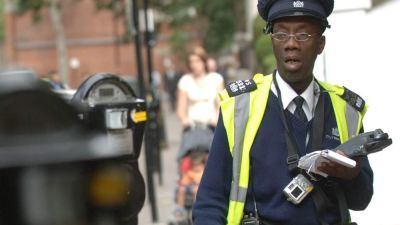
#> input picture test_images/w3.jpeg, 400 x 225 px, found by its file name
$ python detect_person.py
#> lines starting #> are read from the running program, lines starting #| are printed output that depends on the picture; after the words box and inside, x2 and y2 are one past the last pixel; in counts of white or black regions, pixels touching at a corner belong together
### high_vis_recognition/pre_process_image.py
import cv2
import numpy as np

image_input_path = './test_images/high_vis_2.jpg'
image_output_path_base = './high_vis_recognition/pre_processed_images/'

target_width = 512
target_height = 512

gaussian_blur_kernel_3x3 = np.array(([1,2,1],
                                 [2,4,2],
                                 [1,2,1])) / 16

gaussian_blur_kernel_5x5 =  np.array([[1, 4, 7, 4, 1],
                                     [4, 16, 26, 16, 4],
                                     [7, 26, 41, 26, 7],
                                     [4, 16, 26, 16, 4],
                                     [1, 4, 7, 4, 1]]) / 273.0

# convert image to a numpy array
# [5 lines left out: function image_path_to_numpy_array, not called in this run]

# Resize the image
def resize_image(image_array, target_width, target_height):

    resized_image = cv2.resize(image_array, (target_width, target_height))

    return resized_image

def apply_blur(image_array, kernel):

    blurred_image_array = cv2.filter2D(image_array, -1, kernel)

    #convert array to image
    #blurred_image = Image.fromarray(blurred_image_array)

    return blurred_image_array

def preprocess_image(image_input_path, target_width, target_height):

    #image_array = image_path_to_numpy_array(image_input_path)

    #resized_image = resize_image(image_array, target_width, target_height)

    resized_image = resize_image(image_input_path, target_width, target_height)

    blurred_image = apply_blur(resized_image, gaussian_blur_kernel_5x5)

    return blurred_image

#preprocess_image(image_input_path, target_width, target_height)

### high_vis_recognition/identify_roi.py
import cv2
import numpy as np

image_input_path = './high_vis_recognition/pre_processed_images/gaussian_blur.jpg'
image_output_path_base = './high_vis_recognition/roi_images/'

lower_color_green = np.array([30, 100, 100])
upper_color_green = np.array([40, 255, 255])

# image to be a numpy array
def return_edges(image):

    edges = cv2.Canny(image, 90, 150)
    #edges_image = Image.fromarray(edges)
    #edges_image.save(image_output_path_base + 'edges.jpg')
    return edges

def colour_based_segmentation(image_array):

    hsv_image = cv2.cvtColor(image_array, cv2.COLOR_BGR2HSV)

    # [7 lines of commented-out code are left out]

    color_mask = cv2.inRange(hsv_image, lower_color_green, upper_color_green)

    segmented_image = cv2.bitwise_and(image_array, image_array, mask=color_mask)

    return segmented_image

def get_contours(segmented_image, min_contour_area=75):
    # Find contours in the binary image
    contours, _ = cv2.findContours(cv2.cvtColor(segmented_image, cv2.COLOR_BGR2GRAY), cv2.RETR_EXTERNAL, cv2.CHAIN_APPROX_SIMPLE)

    # Filter contours based on area
    filtered_contours = [cnt for cnt in contours if cv2.contourArea(cnt) > min_contour_area]

    # Create an empty mask
    mask = np.zeros_like(segmented_image)

    # Draw contours on the mask
    cv2.drawContours(mask, filtered_contours, -1, (255, 255, 255), thickness=cv2.FILLED)

    # Apply the mask to the original image
    result_image = cv2.bitwise_and(segmented_image, mask)

    return result_image

def identify_roi(preprocessed_image_array):
    edges = return_edges(preprocessed_image_array)
    segmented_image = colour_based_segmentation(preprocessed_image_array)

    # Filter edges based on the presence of segmented color
    edges_with_color = cv2.bitwise_and(edges, edges, mask=cv2.cvtColor(segmented_image, cv2.COLOR_BGR2GRAY))

    combined_image = cv2.addWeighted(segmented_image, 1, cv2.cvtColor(edges_with_color, cv2.COLOR_GRAY2BGR), 1, 0)

    filer_by_contour = get_contours(combined_image)

    return filer_by_contour, combined_image


# [7 lines of commented-out code are left out]

### high_vis_recognition/detect_person.py
from pre_process_image import preprocess_image
from identify_roi import identify_roi
import cv2
import numpy as np

face_cascade = cv2.CascadeClassifier('cascades/data/haarcascade_frontalface_alt2.xml')

image = cv2.imread('test_images/w3.jpeg')
#> image is the input picture: shape (225, 400, 3); mean B, G, R 108.8, 118.6, 123.2

gray_img = cv2.cvtColor(image, cv2.COLOR_BGR2GRAY)
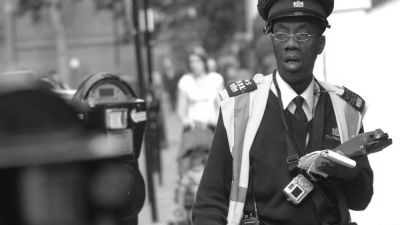
#> gray_img: shape (225, 400); min 4, max 255, mean 118.8

# Params:
# scaleFactor - specifying how much the image size is reduced at each image scale.
# minNeighbours - specifies how many neighboring rectangles need to agree that a region is a detected object
# minSize - sets the smallest object size you want to detect
# maxSize - sets the largest object size you want to detect

faces = face_cascade.detectMultiScale(gray_img, scaleFactor=1.1, minNeighbors=3)
#> faces = [[262, 9, 59, 59]]

for (x, y, w, h) in faces:
    print(x,y,w,h)

    ### Rectangle for Detected Faces ###
    color = (255, 0, 0)
    stroke = 2
    end_cord_x = x + w
    end_cord_y = y + h

    # draw the rectangle
    cv2.rectangle(image, (x,y), (end_cord_x, end_cord_y), color, stroke)

    ### Torso Rectangle ###
    second_rectangle_y = y + h

    second_start_cord_x = int(x - (h ))
    second_end_cord_x = int(x + (2*h ))

    second_end_cord_y = end_cord_y + h* 4

    # Draw the second rectangle
    cv2.rectangle(image, (second_start_cord_x, second_rectangle_y), (second_end_cord_x, second_end_cord_y), color, stroke)

    ### Look for High Vis on Torso ###
    roi_torso = image[second_rectangle_y:second_end_cord_y, second_start_cord_x:second_end_cord_x]
    roi_torso_array = np.array(roi_torso)
    # pre process image
    pre_processed_image = preprocess_image(roi_torso_array, 500, 500)

    # identify roi
    filtered_image, segmented_image = identify_roi(pre_processed_image)
    cv2.imwrite("filteredImg.jpg", filtered_image)

    is_empty = np.all(filtered_image == 0)

    if is_empty:
        print("The person is NOT wearing a high vis.")
    else:
        print("The person is wearing a high vis")
#> this loop made 1 pass
#> (x, y, w, h, color, stroke, end_cord_x, end_cord_y) on pass 1: (262, 9, 59, 59, (255, 0, 0), 2, 321, 68)
#| 262 9 59 59
#| The person is wearing a high vis
#> pass 1, `roi_torso = image[second_rectangle_y:second_end_cord_y, second_start_c..`:
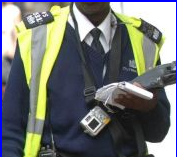
#> roi_torso: shape (157, 177, 3); mean B, G, R 112.1, 114.4, 110.9
#> pass 1, in resize_image, `resized_image = cv2.resize(image_array, (target_width, target_height))`:
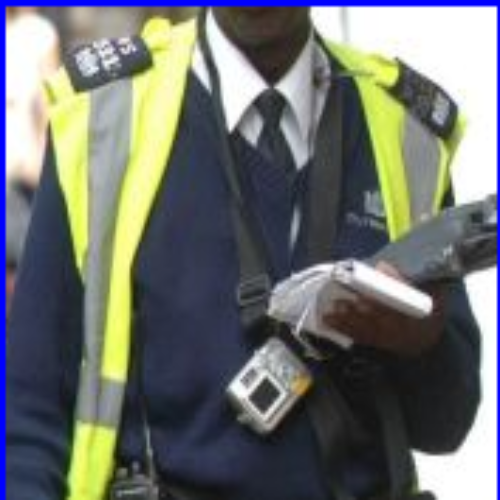
#> resized_image: shape (500, 500, 3); mean B, G, R 112, 114.3, 110.7
#> pass 1, in return_edges, `edges = cv2.Canny(image, 90, 150)`:
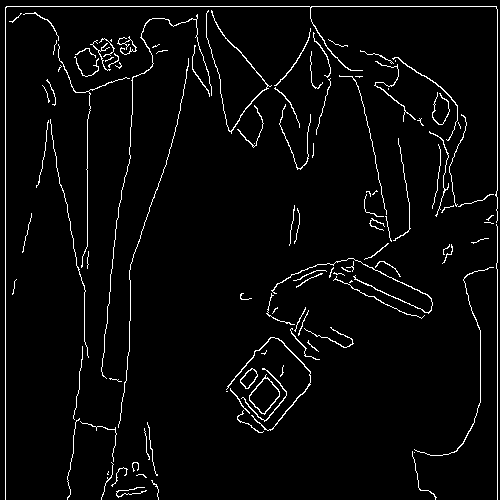
#> edges: shape (500, 500); 3.6% white in thin lines or dots
#> after the loop:
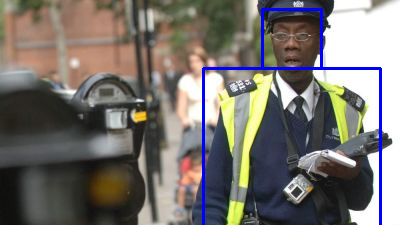
#> image: shape (225, 400, 3); 2.21% of pixels changed, all inside (x1, y1, x2, y2) = (202, 8, 382, 225)

cv2.imshow('face detection', image)
cv2.waitKey(0)
cv2.destroyAllWindows()

$ run again, with test_images/w1.jpeg copied over test_images/w3.jpeg
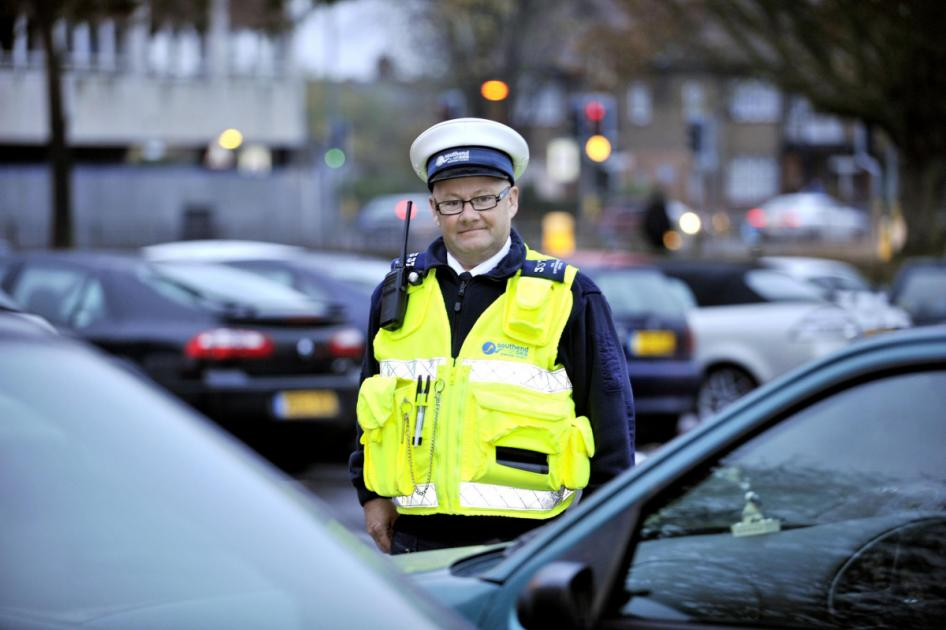
#> input picture test_images/w1.jpeg, 946 x 630 px, found by its file name
#> image is the input picture: shape (630, 946, 3); mean B, G, R 126.2, 119.4, 107.3
#> faces = [[431, 174, 75, 75]]
#> the loop `for (x, y, w, h) in faces:` made 1 pass
#> (x, y, w, h, color, stroke, end_cord_x, end_cord_y) on pass 1: (431, 174, 75, 75, (255, 0, 0), 2, 506, 249)
#> (printed output is left out)
#> pass 1, in return_edges, `edges = cv2.Canny(image, 90, 150)`:
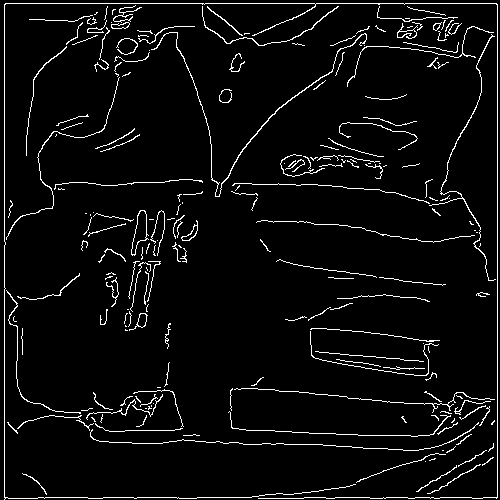
#> edges: shape (500, 500); 4.8% white in thin lines or dots
#> after the loop `for (x, y, w, h) in faces:`:
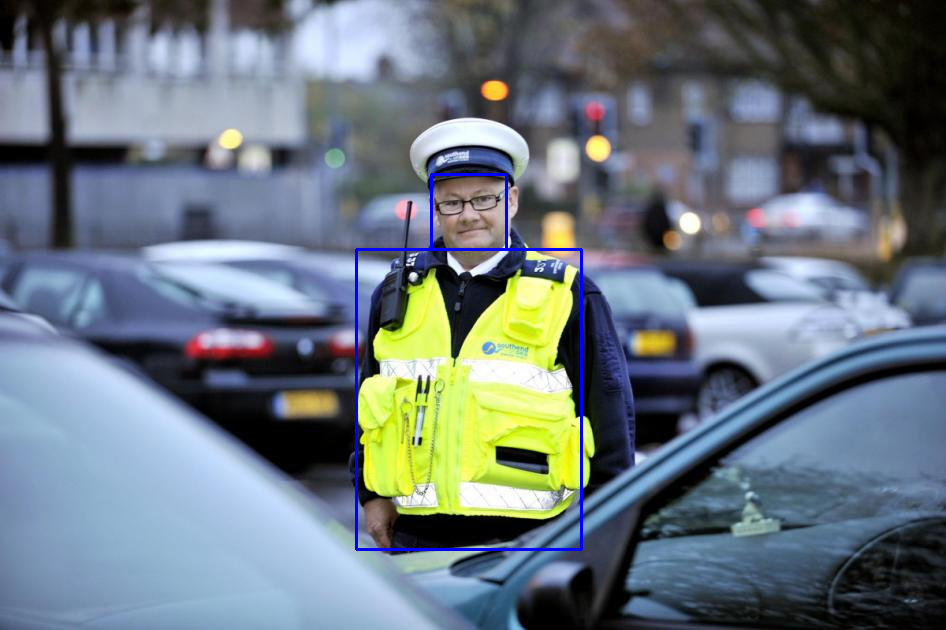
#> image: shape (630, 946, 3); 0.64% of pixels changed, all inside (x1, y1, x2, y2) = (355, 173, 583, 551)

$ run again, with test_images/w2.jpeg copied over test_images/w3.jpeg
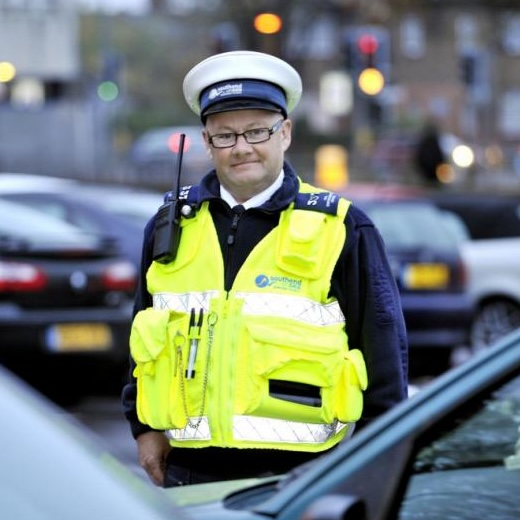
#> input picture test_images/w2.jpeg, 520 x 520 px, found by its file name
#> image is the input picture: shape (520, 520, 3); mean B, G, R 119.3, 127.3, 117.3
#> faces = [[204, 105, 76, 76]]
#> the loop `for (x, y, w, h) in faces:` made 1 pass
#> (x, y, w, h, color, stroke, end_cord_x, end_cord_y) on pass 1: (204, 105, 76, 76, (255, 0, 0), 2, 280, 181)
#> (printed output is left out)
#> pass 1, in return_edges, `edges = cv2.Canny(image, 90, 150)`:
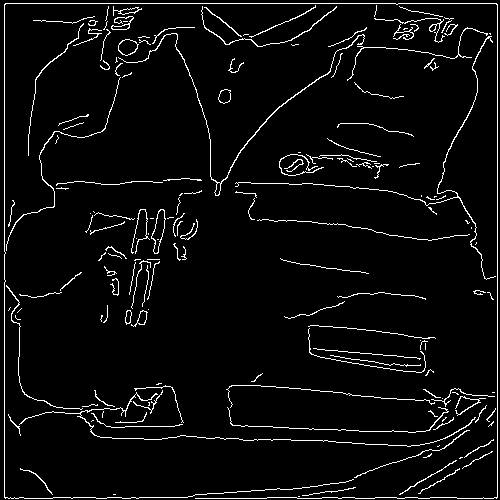
#> edges: shape (500, 500); 4.5% white in thin lines or dots
#> after the loop `for (x, y, w, h) in faces:`:
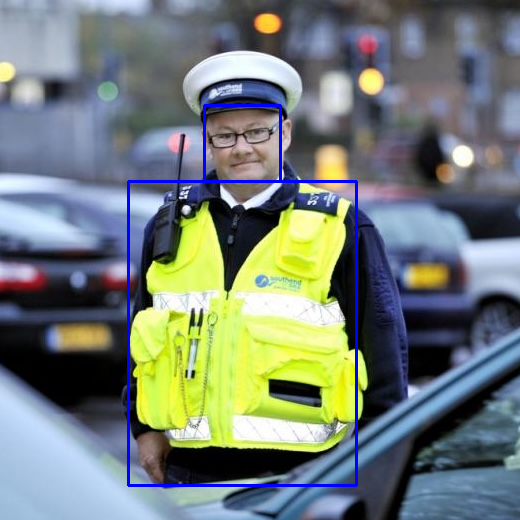
#> image: shape (520, 520, 3); 1.43% of pixels changed, all inside (x1, y1, x2, y2) = (127, 104, 358, 487)

$ run again, with test_images/high_vis_test.jpeg copied over test_images/w3.jpeg
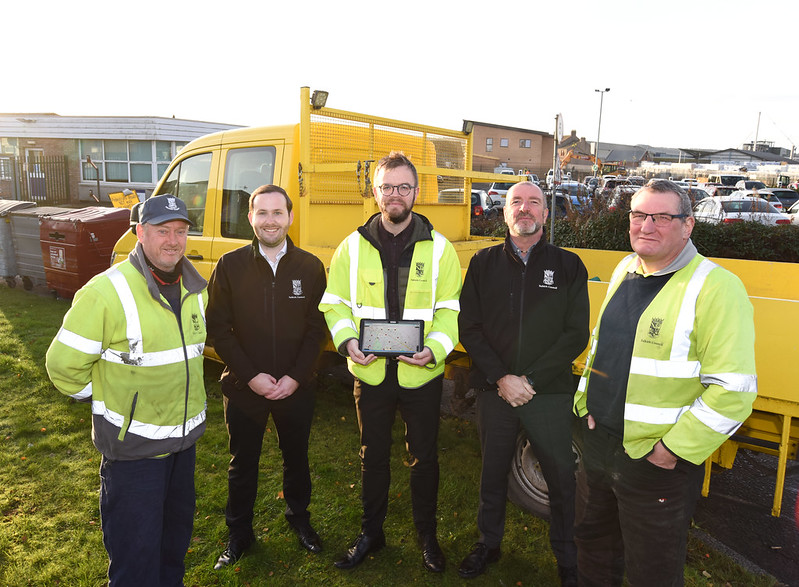
#> input picture test_images/high_vis_test.jpeg, 799 x 587 px, found by its file name
#> image is the input picture: shape (587, 799, 3); mean B, G, R 112.1, 138.7, 144.4
#> faces = [[374, 170, 44, 44], [249, 196, 44, 44], [503, 184, 45, 45], [147, 213, 49, 49]]
#> the loop `for (x, y, w, h) in faces:` made 4 passes
#> (x, y, w, h, end_cord_x, end_cord_y, second_rectangle_y, second_start_cord_x) on passes 1 to 4: (374, 170, 44, 44, 418, 214, 214, 330), (249, 196, 44, 44, 293, 240, 240, 205), (503, 184, 45, 45, 548, 229, 229, 458), (147, 213, 49, 49, 196, 262, 262, 98)
#> (printed output is left out)
#> pass 1, in return_edges, `edges = cv2.Canny(image, 90, 150)`:
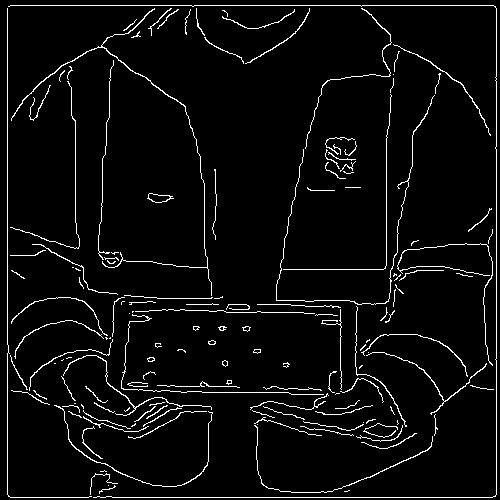
#> edges: shape (500, 500); 4.5% white in thin lines or dots
#> after the loop `for (x, y, w, h) in faces:`:
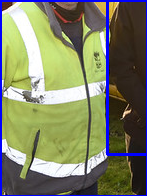
#> roi_torso_array: shape (196, 147, 3); mean B, G, R 102.4, 129.7, 126
